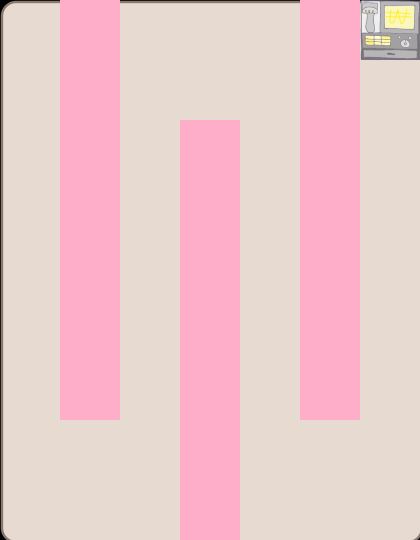

A 2D game scene composited from a Tiled map and its tileset images. What follows is a short description and the map's XML, with each tile layer's data collapsed to a summary:
An orthogonal 7x9 tile map with 60x60 px tiles, 3 tile layers (background, wall, Items), 3 tilesets and 6 objects (food1, food3, food2, food4, character, ...).

<map version="1.0" orientation="orthogonal" width="7" height="9" tilewidth="60" tileheight="60">
 <tileset firstgid="1" name="wall" tilewidth="60" tileheight="60">
  <image source="wall.png" width="120" height="120" />
 </tileset>
 <tileset firstgid="5" name="background1" tilewidth="60" tileheight="60">
  <image source="background1.png" width="424" height="544" />
 </tileset>
 <tileset firstgid="68" source="metaset1.tsx" />
 <layer name="background" width="7" height="9">
  <data>[63 cells, 63 non-empty, 63 distinct tile ids]</data>
 </layer>
 <layer name="wall" width="7" height="9">
  <data>[63 cells, 22 non-empty, 4 distinct tile ids]</data>
 </layer>
 <layer name="Items" width="7" height="9">
  <data>[63 cells, 21 non-empty, 1 distinct tile ids]</data>
 </layer>
 <objectgroup name="foods" width="7" height="9">
  <object name="food1" x="4" y="304" width="51" height="48" />
  <object name="food3" x="303" y="429" width="53" height="46" />
  <object name="food2" x="126" y="186" width="47" height="46" />
  <object name="food4" x="363" y="246" width="51" height="50" />
 </objectgroup>
 <objectgroup name="object" width="7" height="9">
  <object name="character" x="8" y="4" width="50" height="51" />
 </objectgroup>
 <objectgroup name="endPoint" width="7" height="9">
  <object name="counter" x="361" y="2" width="59" height="58" />
 </objectgroup>
</map>
